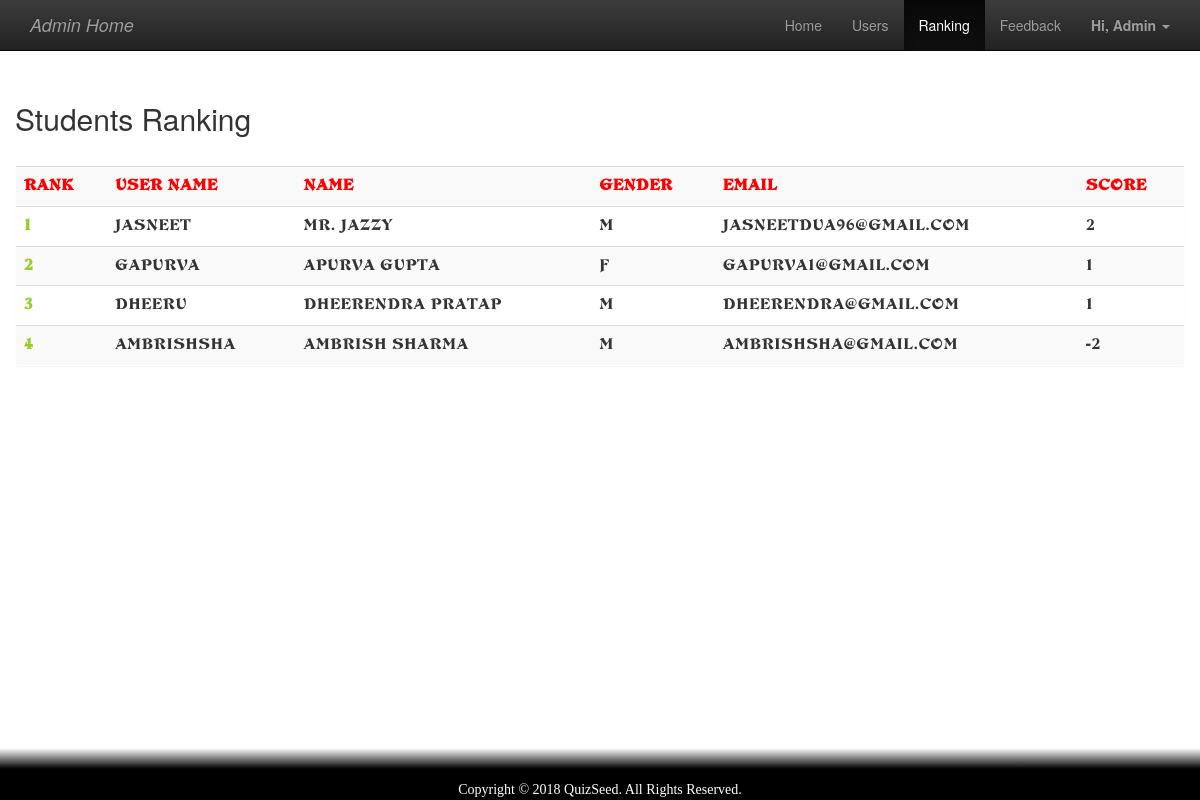
/admin_ranking.php (signed in), run on the app's committed database.
### tables this page shows
CREATE TABLE IF NOT EXISTS `rank` (
  `uname` varchar(50) NOT NULL,
  `score` int(11) NOT NULL,
  `time` timestamp NOT NULL DEFAULT CURRENT_TIMESTAMP ON UPDATE CURRENT_TIMESTAMP
);

CREATE TABLE IF NOT EXISTS `user` (
  `uname` varchar(50) NOT NULL COMMENT 'User Name',
  `pass` varchar(50) NOT NULL COMMENT 'Password',
  `cat` varchar(15) NOT NULL COMMENT 'Category',
  `fname` varchar(15) NOT NULL COMMENT 'First Name',
  `lname` varchar(16) NOT NULL COMMENT 'Last Name',
  `email` varchar(50) NOT NULL COMMENT 'E Mail',
  `phn` varchar(16) NOT NULL COMMENT 'Phone Number',
  `gender` varchar(2) NOT NULL COMMENT 'Gender',
  `dob` date NOT NULL COMMENT 'Date of Birth',
  `pic` varchar(6) NOT NULL COMMENT 'Picture Extension'
);

### admin_ranking.php (the view, shortened to what this page needs)
<?php
require 'include/variables.php';
?>
<html>
	<head>
		<?php require 'include/head.php'; ?>
	</head>
	<body>
		<div class="container-fluid">
			<header class="navbar navbar-inverse navbar-fixed-top">
				<div class="container">
					<nav class="navbar-header">
						<a class="navbar-brand logo" href="admin_home.php">
							<i>Admin Home</i>
						</a>
					</nav>
					<nav class="collapse navbar-collapse" id="ShowNav">
							<ul class="nav navbar-nav navbar-right">
								<li><a href="admin_home.php">Home</a></li>
								<li><a href="admin_user.php">Users</a></li>
								<li class="active"><a href="#">Ranking</a></li>
								<li><a href="admin_feedback.php">Feedback</a></li>
								<li class="dropdown">
									<a href="#"  class="dropdown-toggle" data-toggle="dropdown">
									<b class="text-capitalize">Hi, <?php echo $_SESSION["uname"]; ?> </b> <i class="caret"></i>
									</a>
								</li>
							</ul>
					</nav>
				</div>
			</header>
			<main class="row">
	<div class="container">
      <div class="row">
		  <h2>Students Ranking</h2>
		  <br>
<?php
$con = mysqli_connect($db_host,$db_user,$db_pass,$db_name);
$q = mysqli_query($con,"SELECT * FROM rank  ORDER BY score DESC " )or die('Error223');
echo  '<div class="panel title"><div class="table-responsive">
<table class="table table-striped title1" >
	<tr style="color:red">
		<td><b>Rank</b></td>
		<td><b>User Name</b></td>
		<td><b>Name</b></td>
		<td><b>Gender</b></td>
		<td><b>Email</b></td>
		<td><b>Score</b></td>
	</tr>';
$c=0;
while($row=mysqli_fetch_array($q))
{
	$e=$row['uname'];
	$s=$row['score'];
	$name=
	$gender=
	$email="n/a";
	$q12=mysqli_query($con,"SELECT * FROM user WHERE uname='$e' " )or die('Error231');
	while($row = mysqli_fetch_array($q12))
	{
		if(!$row['fname']=="") $name = $row['fname']." ".$row['lname'];
			else	$name ="n/a";
		if(!$row['email']=="") $email = $row['email'];
			else	$email ="n/a";
		if(!$row['gender']=="") $gender = $row['gender'];
			else	$gender ="n/a";
	}
	$c++;
	echo '<tr>
			<td style="color:#99cc32"><b>'.$c.'</b></td>
			<td>'.$e.'</td>
			<td>'.$name.'</td>
			<td>'.$gender.'</td>
			<td>'.$email.'</td>
			<td>'.$s.'</td>
			</tr>';
}
echo '</table></div></div>';
?>
		  <br>
		  <br>
		  <br>
		  <br>
      </div>
    </div>
			</main>
			<footer class="navbar navbar-fixed-bottom mainFooter blackFooter">Copyright &copy; <?php echo date('Y')?> QuizSeed. All Rights Reserved.</footer>
		</div>
	</body>
</html>

### css/style.css (style rules this page uses)
main { min-height: 100vh; padding-top: 7%; background: rgba(255,255,255,.2); }
.mainFooter { color: white; font-family:normal; text-align:center ; padding-top: 4vh; border: none; }
.blackFooter { background : linear-gradient(to top, rgb(0,0,0) 60% , rgba(255,255,255,0.01) 100%); }
.title { color: #ffffff; font-family: 'de-vinne'; font-size:40px; line-height:50px; text-transform: uppercase; letter-spacing: 1px; margin-bottom: 15px; }

### data on the page
rank: uname "JASNEET", user.fname+lname "MR. JAZZY", user.gender "M", user.email "JASNEETDUA96@GMAIL.COM", score "2"
rank: uname "GAPURVA", user.fname+lname "APURVA GUPTA", user.gender "F", user.email "GAPURVA1@GMAIL.COM", score "1"
rank: uname "DHEERU", user.fname+lname "DHEERENDRA PRATAP", user.gender "M", user.email "DHEERENDRA@GMAIL.COM", score "1"
rank: uname "AMBRISHSHA", user.fname+lname "AMBRISH SHARMA", user.gender "M", user.email "AMBRISHSHA@GMAIL.COM", score "-2"

### other printed values
$_SESSION["uname"] "Admin"
